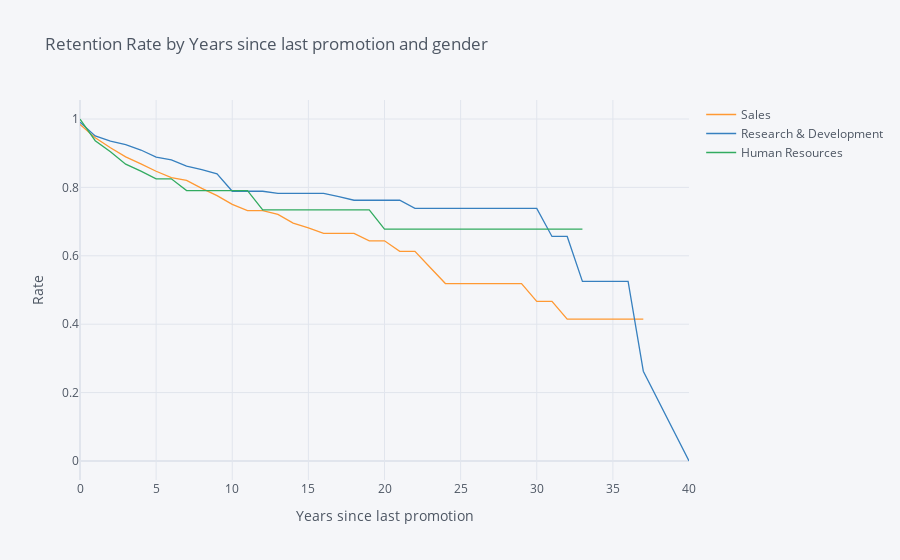

Notebook code cell kept with this figure:
### Markdown cell above
## 7. Let's investigate whether the department the employee works in has an impact on how long they stay with the company. Generate and plot survival curves showing retention by department and years the employee has worked at the company.

### Code cell
employee_age = survival(data,'Department','YearsAtCompany','Attrition')
employee_age.iplot(kind='line',xTitle='Years since last promotion',yTitle='Rate', 
                     title='Retention Rate by Years since last promotion and gender')

### Figure 1 — Plotly figure (JSON) as saved in the notebook; plotly's stock layout.template omitted (floating-point values rounded to 4 significant figures)
{"data": [{"line": {"color": "rgba(255, 153, 51, 1.0)", "dash": "solid", "shape": "linear", "width": 1.3}, "mode": "lines", "name": "Sales", "text": "", "type": "scatter", "x": [0, 1, 2, 3, 4, 5, 6, 7, 8, 9, 10, 11, 12, 13, 14, 15, 16, 17, 18, 19, 20, 21, 22, 23, 24, 25, 26, 27, 29, 30, 31, 32, 33, 34, 36, 37, 40], "y": [0.9843, 0.9453, 0.9158, 0.8891, 0.8689, 0.8473, 0.8285, 0.8205, 0.7971, 0.7759, 0.7502, 0.7319, 0.7319, 0.7209, 0.6956, 0.6819, 0.6653, 0.6653, 0.6653, 0.6438, 0.6438, 0.6132, 0.6132, 0.566, 0.5188, 0.5188, 0.5188, 0.5188, 0.5188, 0.467, 0.467, 0.4151, 0.4151, 0.4151, 0.4151, 0.4151, ""]}, {"line": {"color": "rgba(55, 128, 191, 1.0)", "dash": "solid", "shape": "linear", "width": 1.3}, "mode": "lines", "name": "Research & Development", "text": "", "type": "scatter", "x": [0, 1, 2, 3, 4, 5, 6, 7, 8, 9, 10, 11, 12, 13, 14, 15, 16, 17, 18, 19, 20, 21, 22, 23, 24, 25, 26, 27, 29, 30, 31, 32, 33, 34, 36, 37, 40], "y": [0.9906, 0.9503, 0.9351, 0.9249, 0.9093, 0.8886, 0.8805, 0.8624, 0.852, 0.8399, 0.7887, 0.7887, 0.7887, 0.7825, 0.7825, 0.7825, 0.7825, 0.7729, 0.7624, 0.7624, 0.7624, 0.7624, 0.7386, 0.7386, 0.7386, 0.7386, 0.7386, 0.7386, 0.7386, 0.7386, 0.6565, 0.6565, 0.5252, 0.5252, 0.5252, 0.2626, 0]}, {"line": {"color": "rgba(50, 171, 96, 1.0)", "dash": "solid", "shape": "linear", "width": 1.3}, "mode": "lines", "name": "Human Resources", "text": "", "type": "scatter", "x": [0, 1, 2, 3, 4, 5, 6, 7, 8, 9, 10, 11, 12, 13, 14, 15, 16, 17, 18, 19, 20, 21, 22, 23, 24, 25, 26, 27, 29, 30, 31, 32, 33, 34, 36, 37, 40], "y": [1, 0.9365, 0.9042, 0.868, 0.8474, 0.8251, 0.8251, 0.7907, 0.7907, 0.7907, 0.7907, 0.7907, 0.7342, 0.7342, 0.7342, 0.7342, 0.7342, 0.7342, 0.7342, 0.7342, 0.6777, 0.6777, 0.6777, 0.6777, 0.6777, 0.6777, 0.6777, 0.6777, 0.6777, 0.6777, 0.6777, 0.6777, 0.6777, "", "", "", ""]}], "layout": {"legend": {"bgcolor": "#F5F6F9", "font": {"color": "#4D5663"}}, "paper_bgcolor": "#F5F6F9", "plot_bgcolor": "#F5F6F9", "title": {"font": {"color": "#4D5663"}, "text": "Retention Rate by Years since last promotion and gender"}, "xaxis": {"gridcolor": "#E1E5ED", "showgrid": true, "tickfont": {"color": "#4D5663"}, "title": {"font": {"color": "#4D5663"}, "text": "Years since last promotion"}, "zerolinecolor": "#E1E5ED"}, "yaxis": {"gridcolor": "#E1E5ED", "showgrid": true, "tickfont": {"color": "#4D5663"}, "title": {"font": {"color": "#4D5663"}, "text": "Rate"}, "zerolinecolor": "#E1E5ED"}}}
